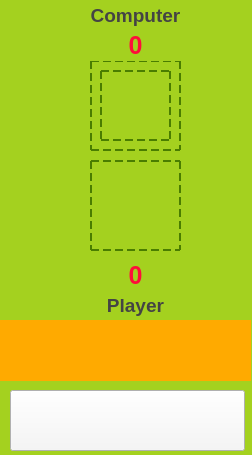
<?xml version="1.0" encoding="UTF-8"?>
<ui version="4.0">
 <class>MainWindow</class>
 <widget class="QMainWindow" name="MainWindow">
  <property name="geometry">
   <rect>
    <x>0</x>
    <y>0</y>
    <width>252</width>
    <height>455</height>
   </rect>
  </property>
  <property name="minimumSize">
   <size>
    <width>252</width>
    <height>455</height>
   </size>
  </property>
  <property name="maximumSize">
   <size>
    <width>252</width>
    <height>455</height>
   </size>
  </property>
  <property name="windowTitle">
   <string>Rock Paper Scissors Game</string>
  </property>
  <property name="styleSheet">
   <string notr="true">background-color: rgb(164, 209, 31);</string>
  </property>
  <widget class="QWidget" name="centralwidget">
   <widget class="QPushButton" name="rock">
    <property name="geometry">
     <rect>
      <x>10</x>
      <y>320</y>
      <width>75</width>
      <height>61</height>
     </rect>
    </property>
    <property name="styleSheet">
     <string notr="true">background-image: url(:/img/rock.png);
background-position:center center;</string>
    </property>
    <property name="text">
     <string/>
    </property>
   </widget>
   <widget class="QPushButton" name="paper">
    <property name="geometry">
     <rect>
      <x>90</x>
      <y>320</y>
      <width>75</width>
      <height>61</height>
     </rect>
    </property>
    <property name="styleSheet">
     <string notr="true">background-image: url(:/img/paper.png);
background-position:center center;</string>
    </property>
    <property name="text">
     <string/>
    </property>
   </widget>
   <widget class="QPushButton" name="scissors">
    <property name="geometry">
     <rect>
      <x>170</x>
      <y>320</y>
      <width>75</width>
      <height>61</height>
     </rect>
    </property>
    <property name="styleSheet">
     <string notr="true">background-image: url(:/img/scissors.png);
background-position:center center;</string>
    </property>
    <property name="text">
     <string/>
    </property>
   </widget>
   <widget class="QLabel" name="cpu_box">
    <property name="geometry">
     <rect>
      <x>90</x>
      <y>60</y>
      <width>91</width>
      <height>91</height>
     </rect>
    </property>
    <property name="styleSheet">
     <string notr="true">border:2px dashed rgb(74,125,0);
</string>
    </property>
    <property name="text">
     <string/>
    </property>
   </widget>
   <widget class="QLabel" name="label">
    <property name="geometry">
     <rect>
      <x>90</x>
      <y>0</y>
      <width>91</width>
      <height>31</height>
     </rect>
    </property>
    <property name="font">
     <font>
      <pointsize>14</pointsize>
      <bold>true</bold>
     </font>
    </property>
    <property name="styleSheet">
     <string notr="true">color: rgb(68, 68, 68);</string>
    </property>
    <property name="text">
     <string>Computer</string>
    </property>
    <property name="alignment">
     <set>Qt::AlignCenter</set>
    </property>
   </widget>
   <widget class="QLabel" name="player_box">
    <property name="geometry">
     <rect>
      <x>90</x>
      <y>160</y>
      <width>91</width>
      <height>91</height>
     </rect>
    </property>
    <property name="styleSheet">
     <string notr="true">border:2px dashed rgb(74,125,0);
</string>
    </property>
    <property name="text">
     <string/>
    </property>
   </widget>
   <widget class="QLabel" name="label_2">
    <property name="geometry">
     <rect>
      <x>90</x>
      <y>290</y>
      <width>91</width>
      <height>31</height>
     </rect>
    </property>
    <property name="font">
     <font>
      <pointsize>14</pointsize>
      <bold>true</bold>
     </font>
    </property>
    <property name="styleSheet">
     <string notr="true">color: rgb(68, 68, 68);</string>
    </property>
    <property name="text">
     <string>Player</string>
    </property>
    <property name="alignment">
     <set>Qt::AlignCenter</set>
    </property>
   </widget>
   <widget class="QLabel" name="cpu_score">
    <property name="geometry">
     <rect>
      <x>90</x>
      <y>30</y>
      <width>91</width>
      <height>31</height>
     </rect>
    </property>
    <property name="font">
     <font>
      <pointsize>19</pointsize>
      <bold>true</bold>
     </font>
    </property>
    <property name="styleSheet">
     <string notr="true">color: rgb(255, 14, 58);</string>
    </property>
    <property name="text">
     <string>0</string>
    </property>
    <property name="alignment">
     <set>Qt::AlignCenter</set>
    </property>
   </widget>
   <widget class="QLabel" name="player_score">
    <property name="geometry">
     <rect>
      <x>90</x>
      <y>260</y>
      <width>91</width>
      <height>31</height>
     </rect>
    </property>
    <property name="font">
     <font>
      <pointsize>19</pointsize>
      <bold>true</bold>
     </font>
    </property>
    <property name="styleSheet">
     <string notr="true">color: rgb(255, 14, 58);</string>
    </property>
    <property name="text">
     <string>0</string>
    </property>
    <property name="alignment">
     <set>Qt::AlignCenter</set>
    </property>
   </widget>
   <widget class="QPushButton" name="restart">
    <property name="geometry">
     <rect>
      <x>10</x>
      <y>390</y>
      <width>235</width>
      <height>61</height>
     </rect>
    </property>
    <property name="autoFillBackground">
     <bool>false</bool>
    </property>
    <property name="styleSheet">
     <string notr="true">image: url(:/img/reset.jpg);
background:rgb(246,246,246);
</string>
    </property>
    <property name="text">
     <string/>
    </property>
   </widget>
   <widget class="QLabel" name="result">
    <property name="geometry">
     <rect>
      <x>0</x>
      <y>320</y>
      <width>251</width>
      <height>61</height>
     </rect>
    </property>
    <property name="font">
     <font>
      <pointsize>14</pointsize>
      <bold>true</bold>
     </font>
    </property>
    <property name="styleSheet">
     <string notr="true">background-color: rgb(255, 170, 0);
color: rgb(255, 255, 255);</string>
    </property>
    <property name="text">
     <string/>
    </property>
    <property name="alignment">
     <set>Qt::AlignCenter</set>
    </property>
   </widget>
   <widget class="QLabel" name="cpu">
    <property name="geometry">
     <rect>
      <x>100</x>
      <y>70</y>
      <width>71</width>
      <height>71</height>
     </rect>
    </property>
    <property name="styleSheet">
     <string notr="true">border:2px dashed rgb(74,125,0);
</string>
    </property>
    <property name="text">
     <string/>
    </property>
   </widget>
   <widget class="QLabel" name="player">
    <property name="geometry">
     <rect>
      <x>100</x>
      <y>170</y>
      <width>71</width>
      <height>71</height>
     </rect>
    </property>
    <property name="styleSheet">
     <string notr="true"/>
    </property>
    <property name="text">
     <string/>
    </property>
   </widget>
   <zorder>rock</zorder>
   <zorder>paper</zorder>
   <zorder>scissors</zorder>
   <zorder>cpu_box</zorder>
   <zorder>label</zorder>
   <zorder>player_box</zorder>
   <zorder>label_2</zorder>
   <zorder>cpu_score</zorder>
   <zorder>player_score</zorder>
   <zorder>restart</zorder>
   <zorder>cpu</zorder>
   <zorder>player</zorder>
   <zorder>result</zorder>
  </widget>
 </widget>
 <resources>
  <include location="img.qrc"/>
 </resources>
 <connections/>
</ui>
